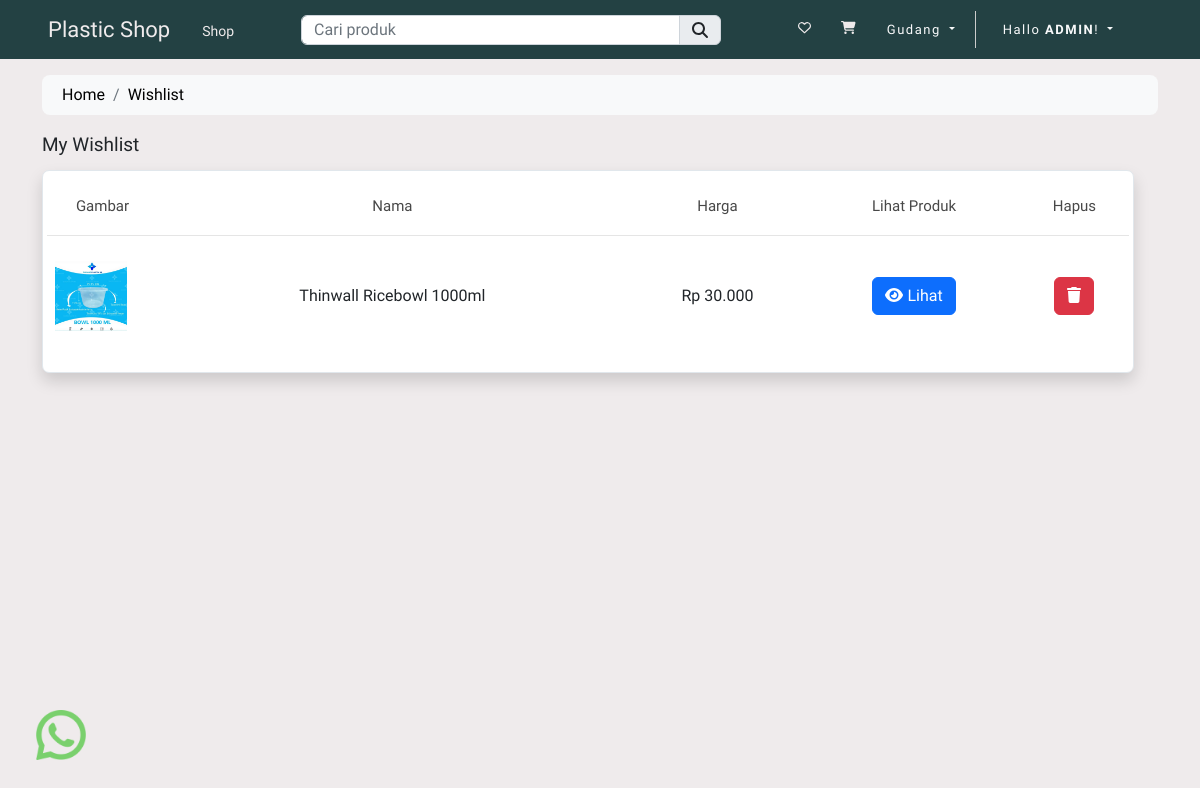
The page /wishlist/ (signed in) on the database as committed earlier.
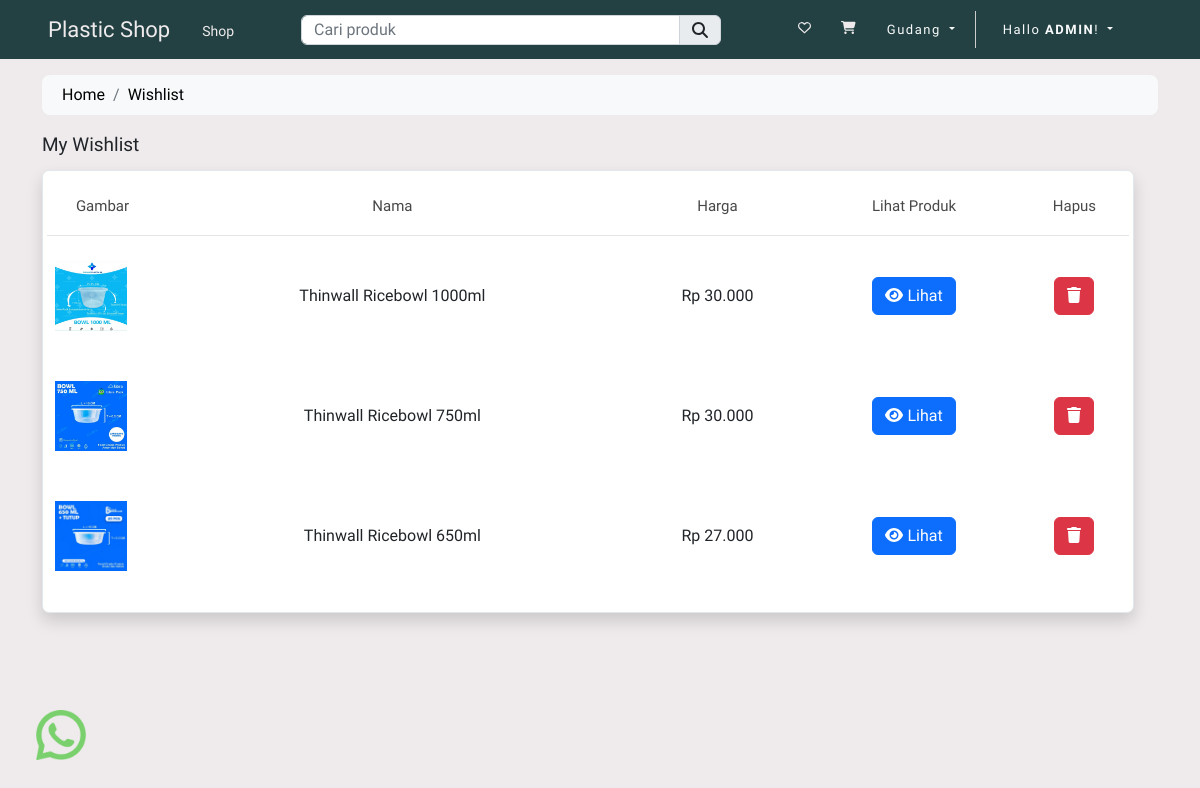
The same page on the database as committed later.
### store/models.py (models this page shows, shortened)
class Wishlist(Model):
    user = ForeignKey(User, on_delete=CASCADE)
    product = ForeignKey(Produk, on_delete=CASCADE)
    create_at = DateTimeField(auto_now_add=True)

class Produk(Model):
    kategori = ForeignKey(Kategori, on_delete=CASCADE)
    slug = CharField(max_length=150, null=False, blank=False)
    name = CharField(max_length=150, null=False, blank=False)
    product_image = ImageField(
        upload_to=get_file_path, null=False, blank=False)
    small_description = CharField(max_length=250, null=False, blank=False)
    size = CharField(max_length=25, null=True, blank=True)
    kuantitas = IntegerField(null=True, blank=True)
    stok = IntegerField(null=False, blank=False)
    description = TextField(max_length=500, null=False, blank=False)
    selling_price = FloatField(null=False, blank=False)
    status = BooleanField(
        default=False, help_text="0=default, 1=Hidden")
    trending = BooleanField(
        default=False, help_text="0=default, 1=Trending")
    create_at = DateTimeField(auto_now_add=True)

### store/controller/wishlist.py (the view)
# urls.py: path('wishlist/', index, name="wishlist"),
@login_required(login_url='loginpage')
def index(request):
    user_agent = request.META.get('HTTP_USER_AGENT', '')
    device_type = parse(user_agent)
    if device_type.is_mobile:
        if device_type.device.family == 'iPhone' or device_type.os.family == 'Android':
            template_name = 'store/mobile/wishlist.html'
        else:
            template_name = 'store/mobile/wishlist.html'
    elif device_type.is_tablet:
        if device_type.device.family == 'iPad' or device_type.os.family == 'Android':
            template_name = 'store/tablet/wishlist.html'
        else:
            template_name = 'store/tablet/wishlist.html'
    elif device_type.is_pc:
        if device_type.os.family == 'Mac OS X' or device_type.os.family == 'Windows':
            template_name = 'store/desktop/wishlist.html'
        else:
            template_name = 'store/desktop/wishlist.html'
    else:
        template_name = 'store/desktop/wishlist.html'
    wishlist = Wishlist.objects.filter(user=request.user)
    context = {'wishlist': wishlist}
    return render(request, template_name, context)

### store/templates/store/desktop/wishlist.html (shortened to what this page needs)
{% extends 'store/desktop/layouts/main.html' %}
{% load static %}
{% load humanize %}
{% block content %}
<div class="container py-3">
    <div class="row">
        <div class="col">
            <nav aria-label="breadcrumb" class="bg-light rounded-3 p-2 mb-3">
                <div class="container">
                    <ol class="breadcrumb mb-0">
                        <li class="breadcrumb-item"><a href="{% url 'home' %}">Home</a></li>
                        <li class="breadcrumb-item active" aria-current="page"><a
                                href="{% url 'wishlist' %}">Wishlist</a>
                        </li>
                    </ol>
                </div>
            </nav>
        </div>
        <div class="row">
            <div class="col-md-12">
                <div class="main-heading mb-10">My Wishlist</div>
                <div class="table-wishlist">
                    <div class="card shadow">
                        <div class="card-body wishdata">
                            <div class="row">
                                {% if wishlist %}
                                <table cellpadding="0" cellspacing="0" border="0" width="100%">
                                    <thead>
                                        <tr>
                                            <th style="width: 25px;" class="text-center">Gambar</th>
                                            <th width="" class="text-center">Nama</th>
                                            <th width="" class="text-center">Harga</th>
                                            <th width="" class="text-center">Lihat Produk</th>
                                            <th width="" class="text-center">Hapus</th>
                                        </tr>
                                    </thead>
                                    <tbody>
                                        {% for item in wishlist %}
                                        <tr class="product_data">
                                            <td width="">
                                                <div class="display-flex align-center">
                                                    <div class="img-product">
                                                        <img src="{{item.product.product_image.url}}" height="70px"
                                                            alt="Image here">
                                                    </div>
                                                </div>
                                            </td>
                                            <td class="text-center">
                                                {{ item.product.name }}
                                            </td>
                                            <td class="text-center">
                                                Rp {{ item.product.selling_price | stringformat:'d' | intcomma }}
                                            </td>
                                            <td align="center">
                                                <a href="{% url 'productview' item.product.kategori.slug item.product.slug %}"
                                                    class="btn btn-primary">
                                                    <i class="fa fa-eye"></i> Lihat
                                                </a>
                                            </td>
                                            <td class="text-center">
                                                <button class="btn btn-danger delete-wishlist-item"><i
                                                        class="fa fa-trash"></i></button>
                                            </td>
                                        </tr>
                                        {% endfor %}
                                    </tbody>
                                </table>
                                {% else %}
                                <h4>Wishlist Anda kosong</h4>
                                {% endif %}
                            </div>
                        </div>
                    </div>
                </div>
            </div>
        </div>
    </div>
</div>
{% endblock content %}

### store/templates/store/desktop/layouts/main.html (shortened to what this page needs)
{% load static %}
<!DOCTYPE html>
<html lang="en">
<head>
  <link rel="stylesheet" href="{% static 'css/bootstrap/bootstrap.min.css' %}" type="text/css" media="screen">
  <link rel="stylesheet" href="{% static 'css/owl.carousel.min.css' %}" type="text/css" media="screen" />
  <link rel="stylesheet" href="{% static 'css/owl.carousel.min.css' %}" type="text/css" media="screen" />
  <link rel="stylesheet" href="{% static 'css/owl.theme.default.min.css' %}" type="text/css" media="screen" />
  <link rel="stylesheet" href="{% static 'css/style.css' %}" type="text/css" media="screen" />
  <link rel="stylesheet" href="{% static 'css/404notfound.css' %}" type="text/css" media="screen" />
  <link rel="stylesheet" href="{% static 'css/carousel.css' %}" type="text/css" media="screen" />
  <link rel="stylesheet" href="{% static 'css/navbar.css' %}" type="text/css" media="screen" />
  <link rel="stylesheet" href="{% static 'css/form.css' %}" type="text/css" media="screen" />
  <link rel="stylesheet" href="{% static 'css/wishlist.css' %}" type="text/css" media="screen" />
  <link rel="stylesheet" href="{% static 'css/checkout.css' %}" type="text/css" media="screen" />
  <link rel="stylesheet" href="{% static 'css/card-product.css' %}" type="text/css" media="screen" />
  <link rel="stylesheet" href="//cdn.jsdelivr.net/npm/alertifyjs@1.13.1/build/css/alertify.min.css" />
  <link rel="stylesheet" href="//cdn.jsdelivr.net/npm/alertifyjs@1.13.1/build/css/themes/default.min.css" />
  <link rel="stylesheet" href="//code.jquery.com/ui/1.13.2/themes/base/jquery-ui.css">
</head>
<body>
  {% include 'store/desktop/inc/navbar.html' %}
  {% block content %}
  {% endblock %}
  <a href="https://wa.me/6282123824490?text=I'm%20interested%20in%20to%20chat" target="_blank" class="whatsapp-chat">
    <img src="{% static '/images/whatsapp.png' %}" alt="whatsapp logo" width="50px">
  </a>
</body>
</html>

### store/templates/store/desktop/inc/navbar.html (shortened to what this page needs)
<nav class="navbar navbar-expand-sm navbar-dark bg-navbar-cust">
  <div class="collapse navbar-collapse " id="navbarSupportedContent">
    <a class="ms-5 navbar-brand {% if request.resolver_match.url_name == 'home' %}active{% endif %}"
      style="color: #EFEBEC; font-size: 22px;" href="{% url 'home' %}">Plastic Shop</a>
    <ul class="navbar-nav me-auto ms-2 me-auto mt-1">
      <li class="nav-item">
        <a class="nav-link" href="{% url 'collections' %}" style="color: #EFEBEC; font-size: 14px;">Shop</a>
      </li>
    </ul>
  </div>
  <div class="search-bar mt-1">
    <form action="{% url 'searchproduct' %}" method="POST">
      <div class="input-group mb-1">
        <input type="search" required class="form-control search-input" name="productsearch" id="searchproducts"
          placeholder="Cari produk">
        <button type="submit" class="input-group-text search-button"><i
            class="fa fa-search search-logo-button"></i></button>
      </div>
    </form>
  </div>
  <div class="collapse navbar-collapse justify-content-end" id="navbarSupportedContent">
    <ul id="" class="nav navbar-nav navbar-right link-cust">
      {% if user.is_authenticated %}
      <a class="nav-link me-1" href="{% url 'wishlist' %}" style="color: #EFEBEC; font-size: 13px;">
        <i class="far fa-heart"></i></a>
      <a class="nav-link me-1" href="{% url 'cart' %}" style="color: #EFEBEC; font-size: 13px;">
        <i class="fas fa-cart-shopping"></i></a>
      {% endif %}
      {% if user.is_superuser %}
      <li class="nav-item dropdown first-link-cust">
        <a class="nav-link btn btn-transparant dropdown-toggle text-light me-2" href="{% url 'gudang' %}"
          style="font-size: 13px;"> Gudang </a>
      </li>
      {% endif %}
      {% if user.is_authenticated %}
      <div class="dropdown me-5 ms-2">
        <ul class="navbar-nav">
          <li class="nav-item dropdown">
            <a class="nav-link btn btn-transparant dropdown-toggle text-light" href="#" data-bs-toggle="dropdown"
              style="font-size: 13px;"> Hallo
              <strong>{{ user | upper }}</strong>! </a>
          </li>
        </ul>
      </div>
      {% endif %}
    </ul>
  </div>
</nav>

### store/templates/store/desktop/inc/footer.html
<!-- {% load static %}
<div>
    <div class="mt-3">
        <footer class="text-center text-lg-start text-white" style="background-color: #EDDADC">
            <section class="d-flex justify-content-between p-4" style="background-color: #234143">
                <div class="me-5">
                    <span>Get connected with us on social networks:</span>
                </div>
                <div>
                    <a href="" class="text-white me-4">
                        <i class="fab fa-facebook-f"></i>
                    </a>
                    <a href="" class="text-white me-4">
                        <i class="fab fa-twitter"></i>
                    </a>
                    <a href="" class="text-white me-4">
                        <i class="fab fa-google"></i>
                    </a>
                    <a href="" class="text-white me-4">
                        <i class="fab fa-instagram"></i>
                    </a>
                    <a href="" class="text-white me-4">
                        <i class="fab fa-linkedin"></i>
                    </a>
                    <a href="" class="text-white me-4">
                        <i class="fab fa-github"></i>
                    </a>
                </div>
            </section>
            <section class="text-black-50">
                <div class="container text-center text-md-start mt-4">
                    <div class="row mt-3">
                        <div class="col-md-3 col-lg-4 col-xl-3 mx-auto mb-2 ">
                            <h6 class="text-uppercase fw-bold">Company name</h6>
                            <hr class="mb-4 mt-0 d-inline-block mx-auto"
                                style="width: 60px; background-color: #7c4dff; height: 2px" />
                            <p>
                                Here you can use rows and columns to organize your footer
                                content. Lorem ipsum dolor sit amet, consectetur adipisicing
                                elit.
                            </p>
                        </div>
                        <div class="col-md-2 col-lg-2 col-xl-2 mx-auto mb-2">
                            <h6 class="text-uppercase fw-bold">Products</h6>
                            <hr class="mb-4 mt-0 d-inline-block mx-auto"
                                style="width: 60px; background-color: #7c4dff; height: 2px" />
                            <p>
                                <a href="#!" class="text-black-50">MDBootstrap</a>
                            </p>
                            <p>
                                <a href="#!" class="text-black-50">MDWordPress</a>
                            </p>
                            <p>
                                <a href="#!" class="text-black-50">BrandFlow</a>
                            </p>
                            <p>
                                <a href="#!" class="text-black-50">Bootstrap Angular</a>
                            </p>
                        </div>
                        <div class="col-md-3 col-lg-2 col-xl-2 mx-auto mb-2">
                            <h6 class="text-uppercase fw-bold">Useful links</h6>
                            <hr class="mb-4 mt-0 d-inline-block mx-auto"
                                style="width: 60px; background-color: #7c4dff; height: 2px" />
                            <p>
                                <a href="#!" class="text-black-50">Your Account</a>
                            </p>
                            <p>
                                <a href="#!" class="text-black-50">Become an Affiliate</a>
                            </p>
                            <p>
                                <a href="#!" class="text-black-50">Shipping Rates</a>
                            </p>
                            <p>
                                <a href="#!" class="text-black-50">Help</a>
                            </p>
                        </div>
                        <div class="col-md-4 col-lg-3 col-xl-3 mx-auto mb-md-0 mb-2">
                            <h6 class="text-uppercase fw-bold">Contact</h6>
                            <hr class="mb-4 mt-0 d-inline-block mx-auto"
                                style="width: 60px; background-color: #7c4dff; height: 2px" />
                            <p><i class="fas fa-home mr-3"></i> New York, NY 10012, US</p>
                            <p><i class="fas fa-envelope mr-3"></i> info@example.com</p>
                            <p><i class="fas fa-phone mr-3"></i> + 01 234 567 88</p>
                            <p><i class="fas fa-print mr-3"></i> + 01 234 567 89</p>
                        </div>
                    </div>
                </div>
            </section>
            <div class="text-center p-3" style="background-color: #234143">
                © 2020 Copyright:
                <a class="text-white" href="#">MDBootstrap.com</a>
            </div>
        </footer>
    </div>
</div> -->

Rows that differ between the two databases and show on the page:
added Wishlist: product.product_image (picture), product.name "Thinwall Ricebowl 750ml", product.selling_price "30.000"
added Wishlist: product.product_image (picture), product.name "Thinwall Ricebowl 650ml", product.selling_price "27.000"
